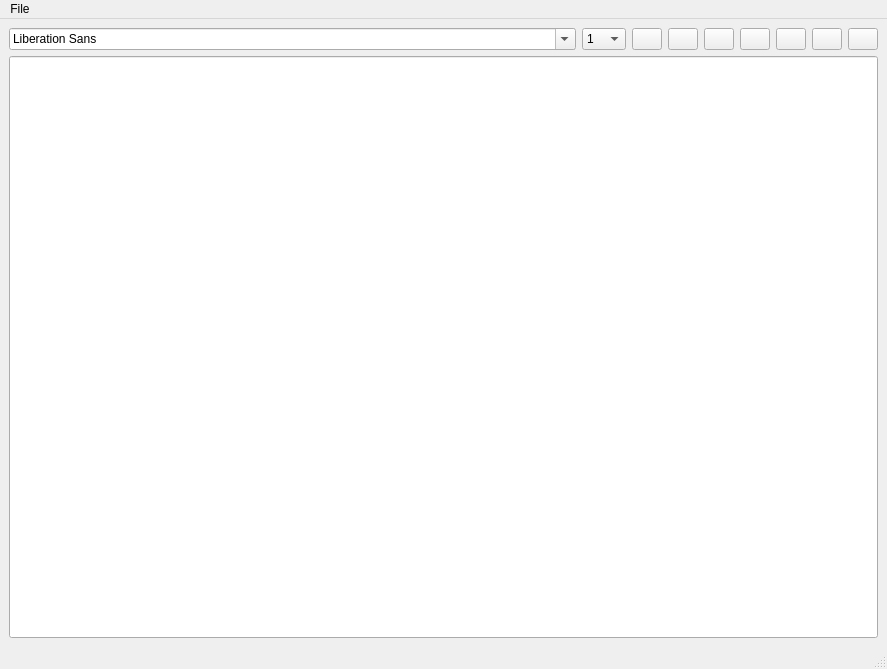
<?xml version="1.0" encoding="UTF-8"?>
<ui version="4.0">
 <class>MainWindow</class>
 <widget class="QMainWindow" name="MainWindow">
  <property name="geometry">
   <rect>
    <x>0</x>
    <y>0</y>
    <width>887</width>
    <height>669</height>
   </rect>
  </property>
  <property name="windowTitle">
   <string>MainWindow</string>
  </property>
  <widget class="QWidget" name="centralwidget">
   <layout class="QGridLayout" name="gridLayout">
    <item row="0" column="0">
     <layout class="QVBoxLayout" name="verticalLayout_2">
      <item>
       <layout class="QHBoxLayout" name="horizontalLayout">
        <item>
         <widget class="QFontComboBox" name="font"/>
        </item>
        <item>
         <widget class="QComboBox" name="comboBox">
          <property name="sizePolicy">
           <sizepolicy hsizetype="Fixed" vsizetype="Fixed">
            <horstretch>0</horstretch>
            <verstretch>0</verstretch>
           </sizepolicy>
          </property>
          <item>
           <property name="text">
            <string>1</string>
           </property>
          </item>
          <item>
           <property name="text">
            <string>2</string>
           </property>
          </item>
          <item>
           <property name="text">
            <string>4</string>
           </property>
          </item>
          <item>
           <property name="text">
            <string>6</string>
           </property>
          </item>
          <item>
           <property name="text">
            <string>10</string>
           </property>
          </item>
          <item>
           <property name="text">
            <string>12</string>
           </property>
          </item>
          <item>
           <property name="text">
            <string>14</string>
           </property>
          </item>
          <item>
           <property name="text">
            <string>16</string>
           </property>
          </item>
          <item>
           <property name="text">
            <string>20</string>
           </property>
          </item>
         </widget>
        </item>
        <item>
         <widget class="QPushButton" name="bold_pushButton">
          <property name="sizePolicy">
           <sizepolicy hsizetype="Fixed" vsizetype="Fixed">
            <horstretch>0</horstretch>
            <verstretch>0</verstretch>
           </sizepolicy>
          </property>
          <property name="maximumSize">
           <size>
            <width>30</width>
            <height>30</height>
           </size>
          </property>
          <property name="text">
           <string/>
          </property>
          <property name="icon">
           <iconset>
            <normaloff>../../../../../wordprocessor/wordprocessor/images/edit-bold.png</normaloff>../../../../../wordprocessor/wordprocessor/images/edit-bold.png</iconset>
          </property>
          <property name="iconSize">
           <size>
            <width>30</width>
            <height>30</height>
           </size>
          </property>
         </widget>
        </item>
        <item>
         <widget class="QPushButton" name="curve_pushButton">
          <property name="sizePolicy">
           <sizepolicy hsizetype="Fixed" vsizetype="Fixed">
            <horstretch>0</horstretch>
            <verstretch>0</verstretch>
           </sizepolicy>
          </property>
          <property name="maximumSize">
           <size>
            <width>30</width>
            <height>30</height>
           </size>
          </property>
          <property name="text">
           <string/>
          </property>
          <property name="icon">
           <iconset>
            <normaloff>../../../../../wordprocessor/wordprocessor/images/edit-italic.png</normaloff>../../../../../wordprocessor/wordprocessor/images/edit-italic.png</iconset>
          </property>
          <property name="iconSize">
           <size>
            <width>30</width>
            <height>30</height>
           </size>
          </property>
         </widget>
        </item>
        <item>
         <widget class="QPushButton" name="ess_pushButton">
          <property name="sizePolicy">
           <sizepolicy hsizetype="Fixed" vsizetype="Fixed">
            <horstretch>0</horstretch>
            <verstretch>0</verstretch>
           </sizepolicy>
          </property>
          <property name="maximumSize">
           <size>
            <width>30</width>
            <height>30</height>
           </size>
          </property>
          <property name="text">
           <string/>
          </property>
          <property name="icon">
           <iconset>
            <normaloff>../../../../../wordprocessor/wordprocessor/images/edit-underline.png</normaloff>../../../../../wordprocessor/wordprocessor/images/edit-underline.png</iconset>
          </property>
          <property name="iconSize">
           <size>
            <width>30</width>
            <height>30</height>
           </size>
          </property>
         </widget>
        </item>
        <item>
         <widget class="QPushButton" name="left_pushButton">
          <property name="sizePolicy">
           <sizepolicy hsizetype="Fixed" vsizetype="Fixed">
            <horstretch>0</horstretch>
            <verstretch>0</verstretch>
           </sizepolicy>
          </property>
          <property name="maximumSize">
           <size>
            <width>30</width>
            <height>30</height>
           </size>
          </property>
          <property name="text">
           <string/>
          </property>
          <property name="icon">
           <iconset>
            <normaloff>../../../../../wordprocessor/wordprocessor/images/edit-alignment.png</normaloff>../../../../../wordprocessor/wordprocessor/images/edit-alignment.png</iconset>
          </property>
          <property name="iconSize">
           <size>
            <width>30</width>
            <height>30</height>
           </size>
          </property>
         </widget>
        </item>
        <item>
         <widget class="QPushButton" name="center_pushButton">
          <property name="sizePolicy">
           <sizepolicy hsizetype="Fixed" vsizetype="Fixed">
            <horstretch>0</horstretch>
            <verstretch>0</verstretch>
           </sizepolicy>
          </property>
          <property name="maximumSize">
           <size>
            <width>30</width>
            <height>30</height>
           </size>
          </property>
          <property name="text">
           <string/>
          </property>
          <property name="icon">
           <iconset>
            <normaloff>../../../../../wordprocessor/wordprocessor/images/edit-alignment-center.png</normaloff>../../../../../wordprocessor/wordprocessor/images/edit-alignment-center.png</iconset>
          </property>
          <property name="iconSize">
           <size>
            <width>30</width>
            <height>30</height>
           </size>
          </property>
         </widget>
        </item>
        <item>
         <widget class="QPushButton" name="right_pushButton">
          <property name="sizePolicy">
           <sizepolicy hsizetype="Fixed" vsizetype="Fixed">
            <horstretch>0</horstretch>
            <verstretch>0</verstretch>
           </sizepolicy>
          </property>
          <property name="maximumSize">
           <size>
            <width>30</width>
            <height>30</height>
           </size>
          </property>
          <property name="text">
           <string/>
          </property>
          <property name="icon">
           <iconset>
            <normaloff>../../../../../wordprocessor/wordprocessor/images/edit-alignment-right.png</normaloff>../../../../../wordprocessor/wordprocessor/images/edit-alignment-right.png</iconset>
          </property>
          <property name="iconSize">
           <size>
            <width>30</width>
            <height>30</height>
           </size>
          </property>
         </widget>
        </item>
        <item>
         <widget class="QPushButton" name="justify_pushButton">
          <property name="sizePolicy">
           <sizepolicy hsizetype="Fixed" vsizetype="Fixed">
            <horstretch>0</horstretch>
            <verstretch>0</verstretch>
           </sizepolicy>
          </property>
          <property name="maximumSize">
           <size>
            <width>30</width>
            <height>30</height>
           </size>
          </property>
          <property name="text">
           <string/>
          </property>
          <property name="icon">
           <iconset>
            <normaloff>../../../../../wordprocessor/wordprocessor/images/edit-alignment-justify.png</normaloff>../../../../../wordprocessor/wordprocessor/images/edit-alignment-justify.png</iconset>
          </property>
          <property name="iconSize">
           <size>
            <width>30</width>
            <height>30</height>
           </size>
          </property>
         </widget>
        </item>
       </layout>
      </item>
      <item>
       <widget class="QLineEdit" name="lineEdit">
        <property name="sizePolicy">
         <sizepolicy hsizetype="Expanding" vsizetype="Expanding">
          <horstretch>0</horstretch>
          <verstretch>0</verstretch>
         </sizepolicy>
        </property>
       </widget>
      </item>
     </layout>
    </item>
   </layout>
  </widget>
  <widget class="QMenuBar" name="menubar">
   <property name="geometry">
    <rect>
     <x>0</x>
     <y>0</y>
     <width>887</width>
     <height>22</height>
    </rect>
   </property>
   <widget class="QMenu" name="menuFile">
    <property name="title">
     <string>File</string>
    </property>
    <addaction name="actionNew"/>
    <addaction name="actionOpen"/>
    <addaction name="actionSave"/>
    <addaction name="actionSave_as"/>
   </widget>
   <addaction name="menuFile"/>
  </widget>
  <widget class="QStatusBar" name="statusbar"/>
  <action name="actionNew">
   <property name="text">
    <string>New</string>
   </property>
   <property name="shortcut">
    <string>Ctrl+N</string>
   </property>
  </action>
  <action name="actionOpen">
   <property name="text">
    <string>Open</string>
   </property>
   <property name="shortcut">
    <string>Ctrl+O</string>
   </property>
  </action>
  <action name="actionSave">
   <property name="text">
    <string>Save</string>
   </property>
   <property name="shortcut">
    <string>Ctrl+S</string>
   </property>
  </action>
  <action name="actionSave_as">
   <property name="text">
    <string>Save as</string>
   </property>
   <property name="shortcut">
    <string>Ctrl+Shift+S</string>
   </property>
  </action>
 </widget>
 <resources/>
 <connections/>
</ui>
